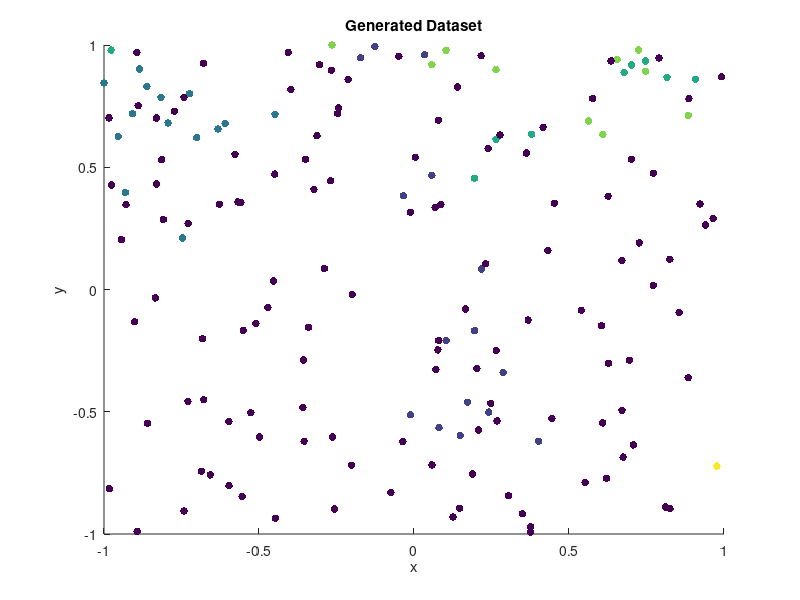

MATLAB code to generate this figure:
function simulate_dataset()
% Define number of points per line and number of outliers
num_points_per_line = randi([40,120]); % Randomly choose number of points per line between 5 and 10
num_outliers = randi([40,140]); % Randomly choose number of outliers between 5 and 10

% Initialize data and labels matrices
data = [];
labels = [];

% Generate 3 lines crossing each other
for i = 1:3
    % Generate random slope and intercept
    slope = randn()*2;
    intercept = randn()*2;
    
    % Generate x and y coordinates for points on the line
    x = linspace(-1, 1, num_points_per_line);
    y = slope*x + intercept;
    
    % Add noise to y coordinates
    noise = randn(1, num_points_per_line)*0.5;
    y = y + noise;
    
    % Add points to data matrix and assign labels
    data = [data; [x', y']];
    labels = [labels; ones(num_points_per_line,1)*i];
end

% Generate 2 independent and well-separated lines
for i = 4:5
    % Generate random slope and intercept
    slope = randn()*2;
    intercept = randn()*10;
    
    % Generate x and y coordinates for points on the line
    x = linspace(-1, 1, num_points_per_line);
    y = slope*x + intercept;
    
    % Add noise to y coordinates
    noise = randn(1, num_points_per_line)*0.5;
    y = y + noise;
    
    % Add points to data matrix and assign labels
    data = [data; [x', y']];
    labels = [labels; ones(num_points_per_line,1)*i];
end

% Shuffle data and labels
perm = randperm(size(data,1));
data = data(perm,:);
labels = labels(perm);

% Generate outliers
outliers_x = rand(num_outliers, 1)*2 - 1; % Generate random x coordinates between -5 and 5
outliers_y = rand(num_outliers, 1)*2 - 1; % Generate random y coordinates between -5 and 5
outliers = [outliers_x, outliers_y];
data = [data; outliers];
labels = [labels; zeros(num_outliers,1)]; % Assign label 0 to outliers

% Set the axis limits to ensure all lines are visible
axis_limits = [-1, 1, -1, 1];

% Plot data and labels
figure;
scatter(data(:,1), data(:,2), 30, labels, 'filled');
axis(axis_limits);
xlabel('x');
ylabel('y');
title('Generated Dataset');


end

